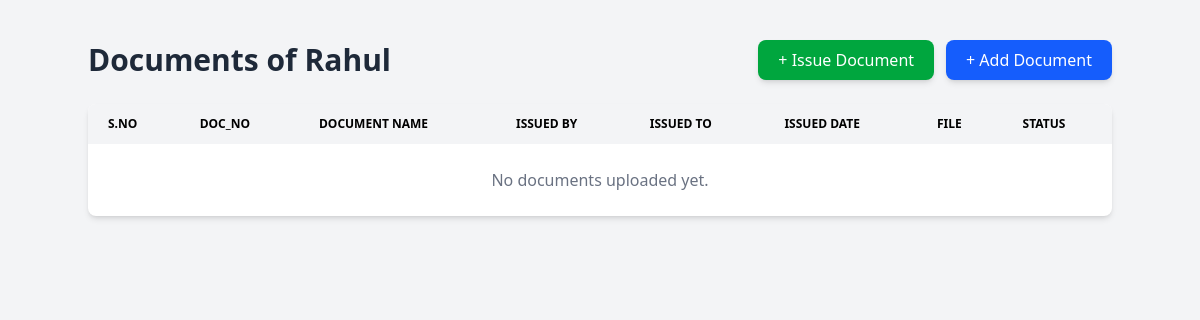
The app's page /students/3/docs/upload/ (signed in), older data.
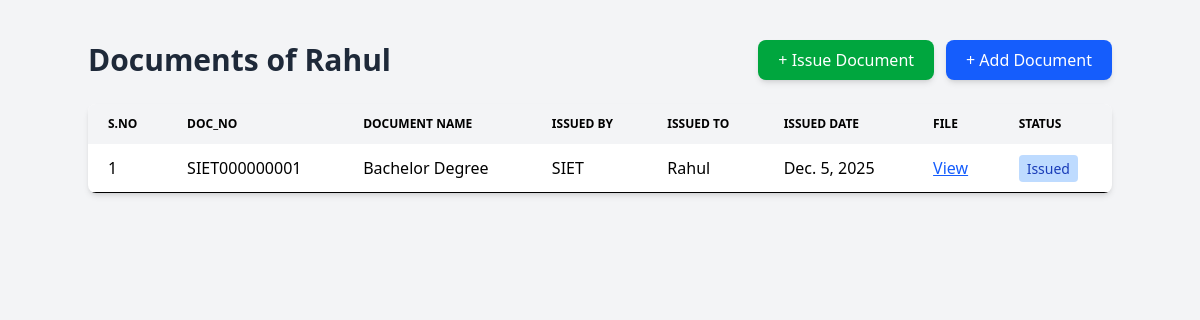
The same page, newer data.
### app/models.py (models this page shows, shortened)
class Document(models.Model):
    STATUS_CHOICES = (
        ("Uploaded", "Uploaded"),
        ("Verified", "Verified"),
        ("Pending", "Pending"),
        ("Fake", "Fake"),
        ("Issued", "Issued"),  # Added Issued status
    )
    student = models.ForeignKey(
        Student,
        on_delete=models.CASCADE,
        related_name="documents"
    )
    college = models.ForeignKey(
        College,
        on_delete=models.CASCADE,
        related_name="documents"
    )
    issued_by_college = models.ForeignKey(
        College,
        on_delete=models.SET_NULL,
        null=True,
        blank=True,
        related_name="issued_documents"
    )
    doc_no = models.CharField(max_length=50)
    doc_id = models.CharField(max_length=100)
    document_name = models.CharField(max_length=255)
    issued_to = models.CharField(max_length=255)
    issued_date = models.DateField()
    file = models.FileField(upload_to='documents/')
    status = models.CharField(
        max_length=20,
        choices=STATUS_CHOICES,
        default="Uploaded"
    )

class College(models.Model):
    user = models.OneToOneField(User, on_delete=models.CASCADE, null=True, blank=True)
    college_name = models.CharField(max_length=255, unique=True, default="Unknown College")
    college_id = models.CharField(max_length=100, unique=True, null=True, blank=True)
    college_location = models.CharField(max_length=255, null=True, blank=True)
    estab_year = models.PositiveIntegerField(null=True, blank=True)
    college_email = models.EmailField(unique=True, null=True, blank=True)
    college_photo = models.ImageField(upload_to='college_photos/', null=True, blank=True)
    bgimage = models.ImageField(upload_to='college_bg/', null=True, blank=True)
    description = models.TextField(null=True, blank=True)
    contact1 = models.CharField(max_length=20, null=True, blank=True)
    contact2 = models.CharField(max_length=20, null=True, blank=True)
    contact3 = models.CharField(max_length=20, null=True, blank=True)
    Aimage1 = models.ImageField(upload_to='achievements/', null=True, blank=True)
    Atext1 = models.CharField(max_length=255, null=True, blank=True)
    Aimage2 = models.ImageField(upload_to='achievements/', null=True, blank=True)
    Atext2 = models.CharField(max_length=255, null=True, blank=True)
    Aimage3 = models.ImageField(upload_to='achievements/', null=True, blank=True)
    Atext3 = models.CharField(max_length=255, null=True, blank=True)
    Advimage = models.ImageField(upload_to='advantages/', null=True, blank=True)
    Advtext = models.CharField(max_length=255, null=True, blank=True)
    awardtext = models.CharField(max_length=255, null=True, blank=True)
    p_detail1 = models.CharField(max_length=255, null=True, blank=True)
    p_detail2 = models.CharField(max_length=255, null=True, blank=True)

### app/views.py (the view)
# urls.py: path('students/<int:id>/docs/upload/', views.upload_document, name='upload_document'),
@login_required
def upload_document(request, id):
    student = get_object_or_404(Student, id=id)
    college = College.objects.get(user=request.user)
    if request.method == "POST":
        print("📌 POST DATA:", request.POST)          # DEBUG
        print("📌 FILES:", request.FILES)
        form = UploadDocumentForm(request.POST, request.FILES)
        print("📌 Form Errors Before Validating:", form.errors)
        if form.is_valid():
            doc = form.save(commit=False)
            doc.student = student
            doc.college = college
            doc.issued_to = student.name
            issued_by_name = form.cleaned_data.get("issued_by")
            if issued_by_name:
                issuing_college = College.objects.filter(
                    college_name__iexact=issued_by_name
                ).first()
                doc.issued_by_college = issuing_college
            else:
                doc.issued_by_college = college
            doc.save()
            return redirect('view_documents', id=id)
    else:
        form = UploadDocumentForm()
    documents = Document.objects.filter(student=student).order_by("-issued_date")
    return render(request, "docs.html", {
        "student": student,
        "documents": documents,
        "add_form": form,
        "issue_form": IssueDocumentForm(),
    })

### templates/docs.html (shortened to what the changed rows need)
{% load tailwind_tags %} {% load static %}
<!DOCTYPE html>
<html lang="en">
  <head>
    {% tailwind_css %}
  </head>
  <body class="bg-gray-100 p-10">
    <div class="max-w-5xl mx-auto">
      <div class="flex justify-between items-center mb-6">
        <h1 class="text-3xl font-bold text-gray-800">
          Documents of {{ student.name }}
        </h1>
      </div>
      <div class="bg-white shadow-md rounded-lg overflow-hidden mb-10">
        <table class="min-w-full leading-normal">
          <thead>
            <tr>
              <th
                class="px-5 py-3 bg-gray-100 text-left text-xs font-semibold uppercase"
              >
                S.No
              </th>
              <th
                class="px-5 py-3 bg-gray-100 text-left text-xs font-semibold uppercase"
              >
                Doc_No
              </th>
              <th
                class="px-5 py-3 bg-gray-100 text-left text-xs font-semibold uppercase"
              >
                Document Name
              </th>
              <th
                class="px-5 py-3 bg-gray-100 text-left text-xs font-semibold uppercase"
              >
                Issued By
              </th>
              <th
                class="px-5 py-3 bg-gray-100 text-left text-xs font-semibold uppercase"
              >
                Issued To
              </th>
              <th
                class="px-5 py-3 bg-gray-100 text-left text-xs font-semibold uppercase"
              >
                Issued Date
              </th>
              <th
                class="px-5 py-3 bg-gray-100 text-left text-xs font-semibold uppercase"
              >
                File
              </th>
              <th
                class="px-5 py-3 bg-gray-100 text-left text-xs font-semibold uppercase"
              >
                Status
              </th>
            </tr>
          </thead>
          <tbody>
            {% for doc in documents %}
            <tr class="hover:bg-gray-50">
              <td class="px-5 py-3 border-b">{{ forloop.counter }}</td>
              <td class="px-5 py-3 border-b font-medium">{{ doc.doc_no }}</td>
              <td class="px-5 py-3 border-b font-medium">
                {{ doc.document_name }}
              </td>
              <td class="px-5 py-3 border-b">
                {{ doc.issued_by_college.college_name|default:"Not Available" }}
              </td>
              <td class="px-5 py-3 border-b">{{ doc.issued_to }}</td>
              <td class="px-5 py-3 border-b">{{ doc.issued_date }}</td>
              <td class="px-5 py-3 border-b">
                {% if doc.file %}
                <a
                  href="{{ doc.file.url }}"
                  target="_blank"
                  class="text-blue-600 underline"
                  >View</a
                >
                {% else %} No file uploaded {% endif %}
              </td>
              <td class="px-5 py-3 border-b">
                {% if doc.status == "Verified" %}
                <span
                  class="px-2 py-1 text-sm rounded bg-green-200 text-green-800"
                  >Verified</span
                >
                {% elif doc.status == "Pending" %}
                <span
                  class="px-2 py-1 text-sm rounded bg-yellow-200 text-yellow-800"
                  >Pending</span
                >
                {% elif doc.status == "Fake" %}
                <span class="px-2 py-1 text-sm rounded bg-red-200 text-red-800"
                  >Fake</span
                >
                {% elif doc.status == "Issued" %}
                <span
                  class="px-2 py-1 text-sm rounded bg-blue-200 text-blue-800"
                  >Issued</span
                >
                {% else %}
                <span
                  class="px-2 py-1 text-sm rounded bg-gray-200 text-gray-800"
                  >{{ doc.status }}</span
                >
                {% endif %}
              </td>
            </tr>
            {% empty %}
            <tr>
              <td colspan="8" class="text-center py-6 text-gray-500">
                No documents uploaded yet.
              </td>
            </tr>
            {% endfor %}
          </tbody>
        </table>
      </div>
    </div>
  </body>
</html>

Row changes from the older to the newer data that the page shows:
added Document: doc_no "SIET000000001", document_name "Bachelor Degree", issued_by_college.college_name "SIET", issued_to "Rahul", issued_date "Dec. 5, 2025", status "Issued"
Text that changed along with them:
text no longer shown: "No documents uploaded yet."
